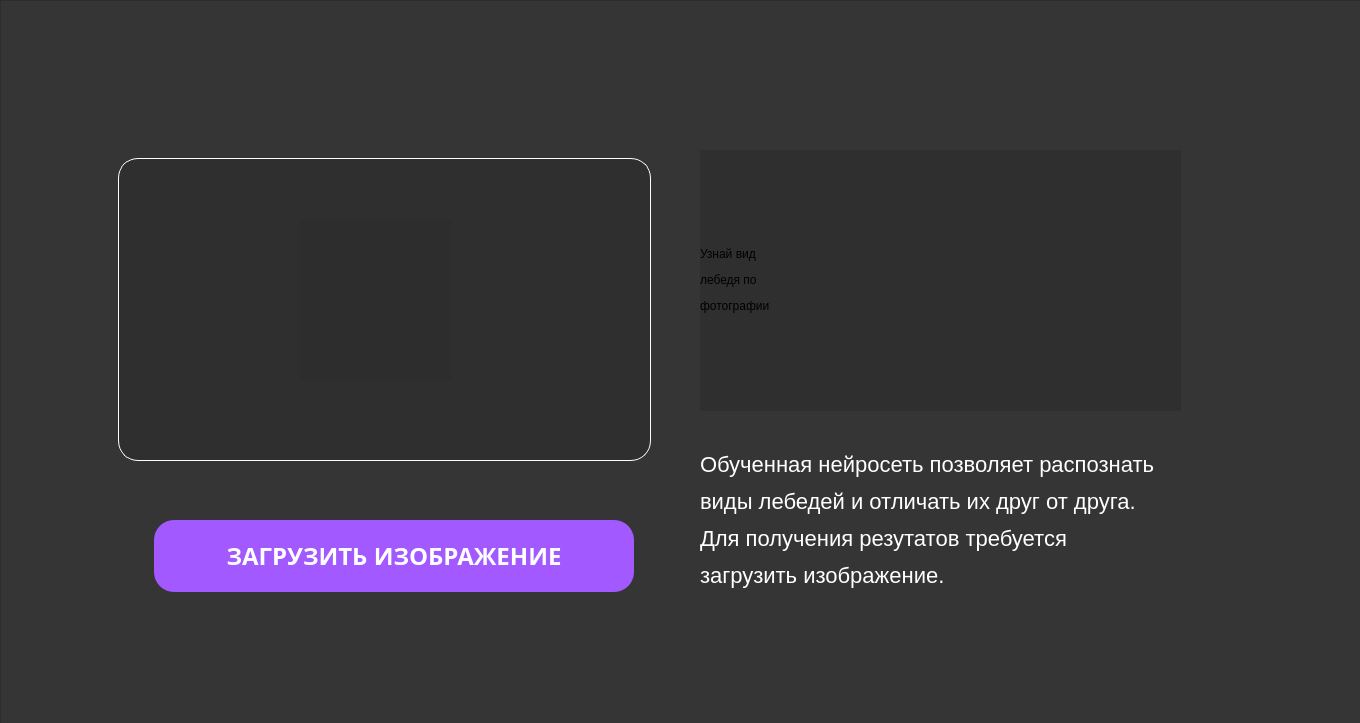
<?xml version="1.0" encoding="UTF-8"?>
<ui version="4.0">
 <class>MainWindow</class>
 <widget class="QMainWindow" name="MainWindow">
  <property name="geometry">
   <rect>
    <x>0</x>
    <y>0</y>
    <width>1360</width>
    <height>723</height>
   </rect>
  </property>
  <property name="windowTitle">
   <string>MainWindow</string>
  </property>
  <widget class="QWidget" name="centralwidget">
   <property name="styleSheet">
    <string notr="true">/*display: flex;
flex-direction: row;
justify-content: center;
align-items: center;
padding: 80px 195px;
gap: 30px;*/

position: absolute;
width: 1366px;
height: 726px;
left: 0px;
top: 0px;

background: rgba(43, 43, 43, 0.63);</string>
   </property>
   <widget class="QFrame" name="frame">
    <property name="geometry">
     <rect>
      <x>0</x>
      <y>0</y>
      <width>1366</width>
      <height>726</height>
     </rect>
    </property>
    <property name="styleSheet">
     <string notr="true">/*display: flex;
flex-direction: row;
justify-content: center;
align-items: center;
padding: 80px 195px;
gap: 30px;*/

position: absolute;
width: 1366px;
height: 726px;
left: 0px;
top: 0px;

background: rgba(43, 43, 43, 0.63);</string>
    </property>
    <property name="frameShape">
     <enum>QFrame::StyledPanel</enum>
    </property>
    <property name="frameShadow">
     <enum>QFrame::Raised</enum>
    </property>
    <widget class="QLabel" name="label">
     <property name="geometry">
      <rect>
       <x>0</x>
       <y>-170</y>
       <width>1981</width>
       <height>1061</height>
      </rect>
     </property>
     <property name="styleSheet">
      <string notr="true">/*display: flex;
flex-direction: row;
justify-content: center;
align-items: center;
padding: 80px 195px;
gap: 30px;*/

position: absolute;
width: 1366px;
height: 726px;
left: 0px;
top: 0px;

background: rgba(43, 43, 43, 0.63);</string>
     </property>
     <property name="text">
      <string/>
     </property>
     <property name="pixmap">
      <pixmap>Group 1.png</pixmap>
     </property>
    </widget>
    <widget class="QPushButton" name="pushButton">
     <property name="geometry">
      <rect>
       <x>154</x>
       <y>520</y>
       <width>480</width>
       <height>72</height>
      </rect>
     </property>
     <property name="font">
      <font>
       <family>Work Sans</family>
       <pointsize>-1</pointsize>
       <weight>75</weight>
       <italic>false</italic>
       <bold>true</bold>
      </font>
     </property>
     <property name="autoFillBackground">
      <bool>false</bool>
     </property>
     <property name="styleSheet">
      <string notr="true">QPushButton{
color: #FFFFFF;
font-family: 'Work Sans';
font-style: normal;
font-weight: 600;
font-size: 24px;
/*display: flex;
flex-direction: row;
justify-content: center;
align-items: center;
padding: 0px 50px;
gap: 12px;*/

position: absolute;
width: 460px;
height: 72px;

/* Call to Action */

background: #A259FF;
border-radius: 20px;
}
</string>
     </property>
     <property name="text">
      <string>ЗАГРУЗИТЬ ИЗОБРАЖЕНИЕ</string>
     </property>
     <property name="icon">
      <iconset>
       <normaloff>img.png</normaloff>img.png</iconset>
     </property>
    </widget>
    <widget class="QLabel" name="label_2">
     <property name="geometry">
      <rect>
       <x>118</x>
       <y>158</y>
       <width>533</width>
       <height>303</height>
      </rect>
     </property>
     <property name="styleSheet">
      <string notr="true">/* New Member 4 */


/*box-sizing: border-box;

/* Auto layout */

/*display: flex;
flex-direction: column;
justify-content: center;
align-items: flex-start;*/
padding: 8px 0px;

position: relative;
width: 533px;
height: 303px;

background: linear-gradient(180deg, #9E68E3 0%, rgba(215, 56, 240, 0) 100%);
/*background-blend-mode: overlay;*/
border: 1px solid #FFFCFC;
/*backdrop-filter: blur(15px);
/* Note: backdrop-filter has minimal browser support */

border-radius: 20px;</string>
     </property>
     <property name="text">
      <string/>
     </property>
     <property name="pixmap">
      <pixmap>New Member 4.png</pixmap>
     </property>
    </widget>
    <widget class="QLabel" name="label_4">
     <property name="geometry">
      <rect>
       <x>300</x>
       <y>220</y>
       <width>151</width>
       <height>161</height>
      </rect>
     </property>
     <property name="styleSheet">
      <string notr="true">position: absolute;
width: 50.47px;
height: 49.94px;

background: url(cross(1).png);
transform: rotate(-45deg);
</string>
     </property>
     <property name="text">
      <string/>
     </property>
     <property name="pixmap">
      <pixmap>img_1.png</pixmap>
     </property>
     <property name="scaledContents">
      <bool>false</bool>
     </property>
    </widget>
    <widget class="QLabel" name="label_5">
     <property name="geometry">
      <rect>
       <x>700</x>
       <y>150</y>
       <width>481</width>
       <height>261</height>
      </rect>
     </property>
     <property name="layoutDirection">
      <enum>Qt::LeftToRight</enum>
     </property>
     <property name="styleSheet">
      <string notr="true">/* Узнай вид лебедя по фотографии */
background-color: rgb();


width: 592px;
height: 210px;

font-family: 'Work Sans';
font-style: normal;
font-weight: 600;
font-size: 64px;
line-height: 110%;
/* or 70px */

/*display: flex;
align-items: center;*/
text-transform: uppercase;

/* White */

color: #FFFFFF;


/* Inside auto layout */

/*flex: none;
order: 0;
flex-grow: 0;</string>
     </property>
     <property name="text">
      <string>&lt;html&gt;&lt;head/&gt;&lt;body&gt;&lt;p&gt;Узнай вид &lt;/p&gt;&lt;p&gt;лебедя по &lt;/p&gt;&lt;p&gt;фотографии &lt;/p&gt;&lt;/body&gt;&lt;/html&gt;</string>
     </property>
    </widget>
    <widget class="QLabel" name="label_6">
     <property name="geometry">
      <rect>
       <x>700</x>
       <y>430</y>
       <width>931</width>
       <height>181</height>
      </rect>
     </property>
     <property name="styleSheet">
      <string notr="true">width: 506px;
height: 140px;

font-family: 'Work Sans';
font-style: normal;
font-weight: 400;
font-size: 22px;
line-height: 160%;
/* or 35px */

font-variant: small-caps;

/* White */

color: #FFFFFF;


/* Inside auto layout */

/*flex: none;
order: 1;
align-self: stretch;
flex-grow: 0;*/
background-color: rgb();</string>
     </property>
     <property name="text">
      <string>&lt;html&gt;&lt;head/&gt;&lt;body&gt;&lt;p&gt;Обученная нейросеть позволяет распознать &lt;/p&gt;&lt;p&gt;виды лебедей и отличать их друг от друга. &lt;/p&gt;&lt;p&gt;Для получения резутатов требуется &lt;/p&gt;&lt;p&gt;загрузить изображение.&lt;/p&gt;&lt;/body&gt;&lt;/html&gt;</string>
     </property>
    </widget>
   </widget>
  </widget>
 </widget>
 <resources/>
 <connections/>
</ui>
